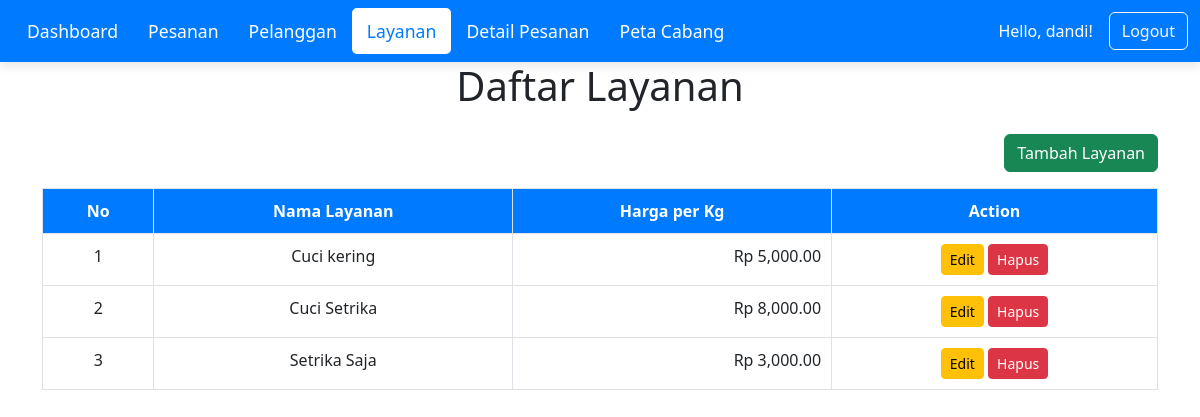
Screenshot of /layanan.php (signed in) with the database file from the repository.
### tables this page shows
CREATE TABLE `layanan` (
  `id_layanan` INT AUTO_INCREMENT PRIMARY KEY,
  `nama_layanan` VARCHAR(50) NOT NULL,
  `harga_per_kg` DECIMAL(10,2) NOT NULL
);

### layanan.php (the view, shortened to what this page needs)
<?php
include 'koneksi.php';
$query = "SELECT * FROM layanan";
$result = mysqli_query($conn, $query);
?>
<!DOCTYPE html>
<html lang="en">
<head>
    <link href="https://cdn.jsdelivr.net/npm/bootstrap@5.3.0/dist/css/bootstrap.min.css" rel="stylesheet">
    <link rel="stylesheet" href="nav.css">
</head>
<body>
    <?php include 'nav.php'; ?>
    <div class="container">
        <h1 class="text-center mb-4">Daftar Layanan</h1>
        <div class="text-end mb-3">
            <a href="tambah_layanan.php" class="btn btn-success">Tambah Layanan</a>
        </div>
        <div class="table-responsive">
            <table class="table table-bordered">
                <thead class="text-center">
                    <tr>
                        <th>No</th>
                        <th>Nama Layanan</th>
                        <th>Harga per Kg</th>
                        <th>Action</th>
                    </tr>
                </thead>
                <tbody>
                    <?php
                    $no = 1;
                    while ($row = mysqli_fetch_assoc($result)): ?>
                        <tr>
                            <td class="text-center"><?php echo $no++; ?></td>
                            <td><?php echo $row['nama_layanan']; ?></td>
                            <td class="text-end">Rp <?php echo number_format($row['harga_per_kg'], 2); ?></td>
                            <td class="text-center">
                                <a href="edit_layanan.php?id=<?php echo $row['id_layanan']; ?>" class="btn btn-warning btn-sm">Edit</a>
                                <a href="hapus_layanan.php?id=<?php echo $row['id_layanan']; ?>" class="btn btn-danger btn-sm" onclick="return confirm('Apakah Anda yakin ingin menghapus layanan ini?')">Hapus</a>
                            </td>
                        </tr>
                    <?php endwhile; ?>
                </tbody>
            </table>
        </div>
    </div>
</body>
</html>

### nav.css (style rules this page uses)
.table th, .table td { padding: 10px; text-align: center; }
.table th { background-color: #007bff; color: #fff; }
.table tr:nth-child(even) { background-color: #f8f9fa; }

### rows the page displays
layanan: nama_layanan "Cuci kering", harga_per_kg "5,000.00"
layanan: nama_layanan "Cuci Setrika", harga_per_kg "8,000.00"
layanan: nama_layanan "Setrika Saja", harga_per_kg "3,000.00"

### other values shown
$_SESSION['username'] "dandi"
